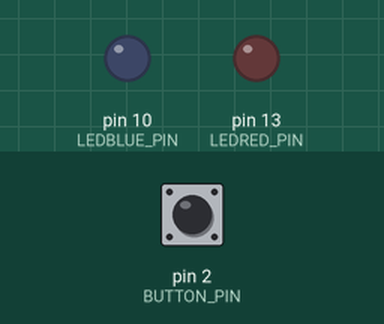
This sketch was run on a simulated Arduino Uno, built with avr-gcc and run on an emulated ATmega328P. Shown: output pins drawn as LEDs (lit = HIGH). Dashed ring = blinking. The test bench sets the inputs (shaded band); at power-on: pin 2 (BUTTON_PIN) HIGH.

Above: at 1.2 s.
1.3 s: pin 2 (BUTTON_PIN) pulled LOW for 0.15 s
At 2.8 s:
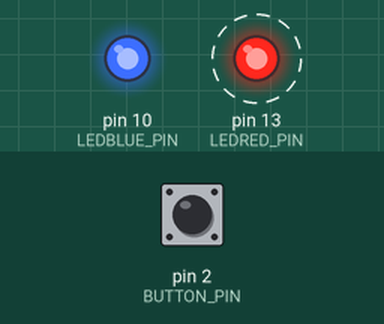
4.4 s: pin 2 (BUTTON_PIN) pulled LOW for 1 s
At 6.8 s:
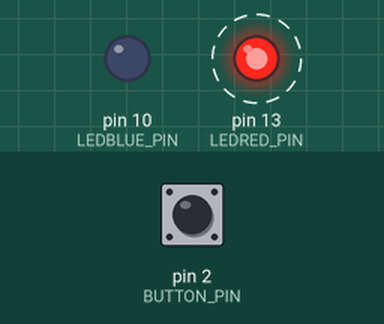
8.4 s: pin 2 (BUTTON_PIN) pulled LOW for 3.2 s
At 9.7 s:
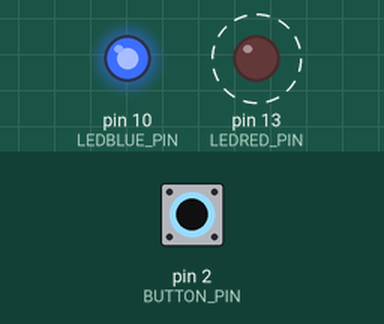
Timing chart, 0 to 20.6 s (numbered marks = the images above; inputs shaded):
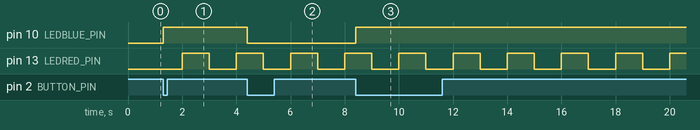

The sketch:

hw_3_5_millis_and_interrupt1.ino
```cpp
//14051012 도진우
#define LEDRED_PIN 13
#define LEDBLUE_PIN 10
#define BUTTON_PIN 2

volatile int sw_pressed;
int ledred_state = LOW;
int ledblue_state = LOW;
unsigned long time_previous, time_current;

void setup()
{
  pinMode(BUTTON_PIN , INPUT_PULLUP); // pin 2
  pinMode(LEDRED_PIN , OUTPUT); // pin 13
  pinMode(LEDBLUE_PIN , OUTPUT); // pin 10
  attachInterrupt(0,sw_isr,FALLING); // 인터럽트 추가
  time_previous = millis(); //현재시간 저장
}

void loop()
{
  time_current = millis();
  if(time_current - time_previous >= 1000){
    digitalWrite(LEDRED_PIN, ledred_state);
  	ledred_state = !ledred_state;
    time_previous = millis();
  }

  if(sw_pressed == 1){
    sw_pressed = 0;
    ledblue_state = !ledblue_state;
    digitalWrite(LEDBLUE_PIN, ledblue_state);
  }
}

void sw_isr(){
  sw_pressed = 1;
}
```

Measured:
- after the input at 1.3 s, pin 10 (LEDBLUE_PIN): LOW → HIGH at once
- after the input at 4.4 s, pin 10 (LEDBLUE_PIN): HIGH → LOW at once
- after the input at 8.4 s, pin 10 (LEDBLUE_PIN): LOW → HIGH at once
- by itself, pin 13 (LEDRED_PIN): alternates HIGH for 1.0 s and LOW for 1.0 s
